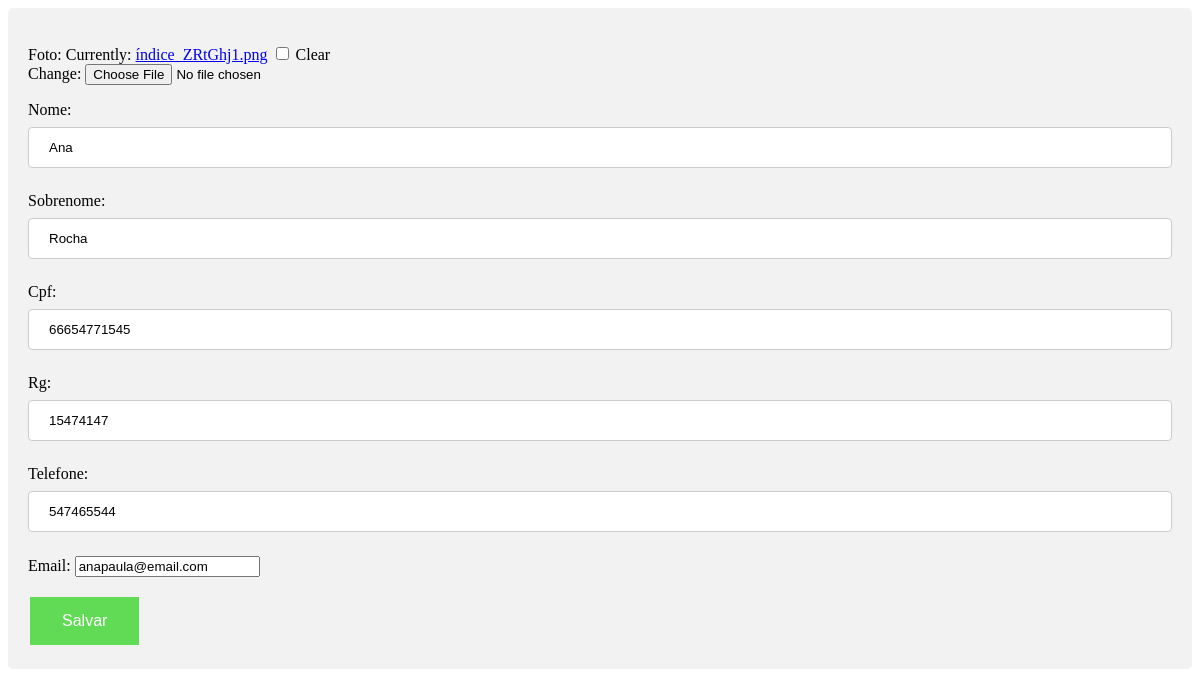
Page /update/3/ on the earlier database version.
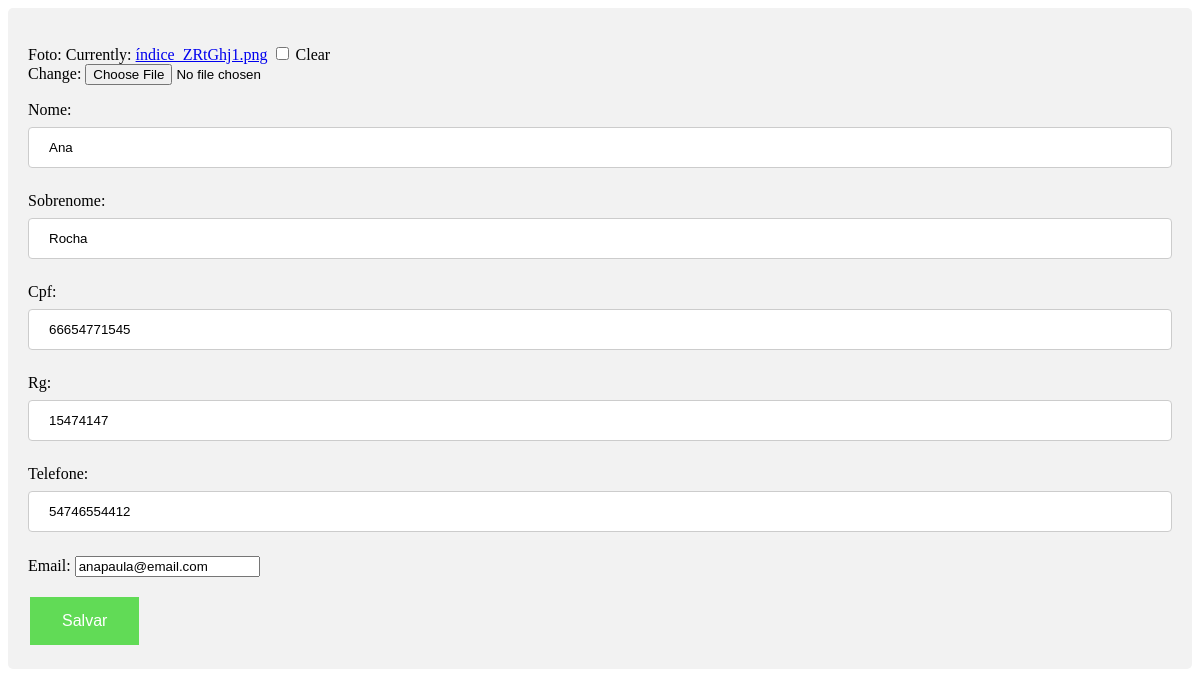
Same page on the later database version.
### cadastros/models.py (models this page shows, shortened)
class Cliente(models.Model):
    foto = models.ImageField(upload_to='images/',null=True,blank=True,)
    nome = models.CharField("nome", max_length=50)
    sobrenome = models.CharField("sobrenome", max_length=100)
    cpf = models.CharField("cpf", max_length=11, unique=True)
    rg = models.CharField("rg", max_length=8, unique=True)
    telefone = models.CharField("telefone", max_length=12)
    email = models.EmailField("email")
    begin_date= models.DateTimeField(auto_now_add=True)
    class Meta:
        db_table= 'cliente'
        verbose_name = "Cliente"
        verbose_name_plural = "Clientes"

### cadastros/views.py (the view)
# urls.py: path('update/<int:pk>/',ClienteUpdate.as_view(),name='cliente_update'),
class ClienteUpdate(UpdateView):
    model = Cliente
    queryset = Cliente.objects.all()
    fields = ['foto','id','nome','sobrenome','cpf','rg','telefone','email']
    success_url = reverse_lazy('cliente_list')

### cadastros/templates/cadastros/cliente_form.html (shortened to what this page needs)
<!DOCTYPE html>
<html lang="en">
<head>
</head>
<body>
    <div>
    <form method="POST" enctype="multipart/form-data">
        {{form.as_p}}
        <button class="button">Salvar</button>
    </form>
    </div>
</body>
</html>

Differences in the rows shown:
changed Cliente "Ana": telefone "547465544" → "54746554412"
